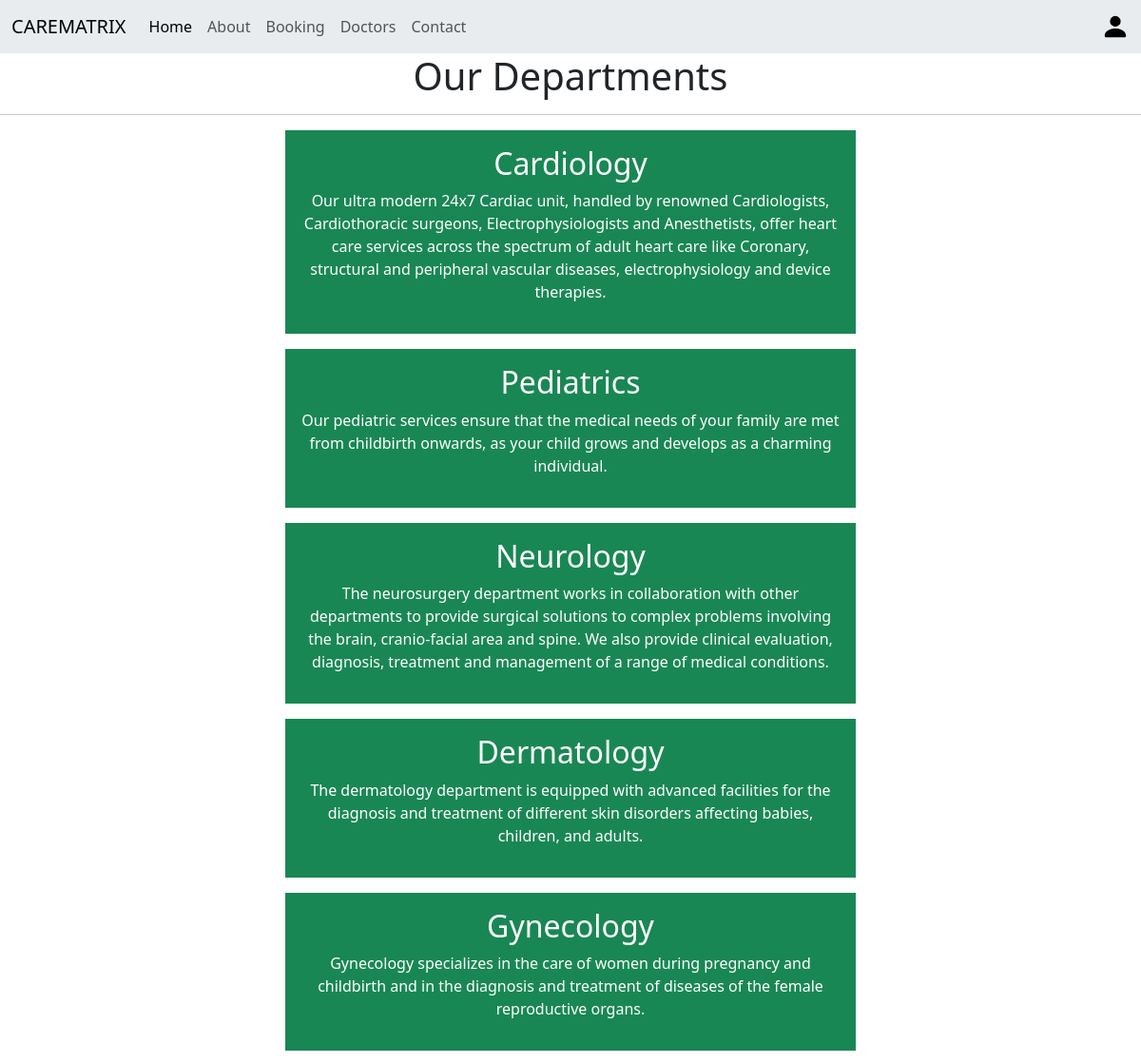
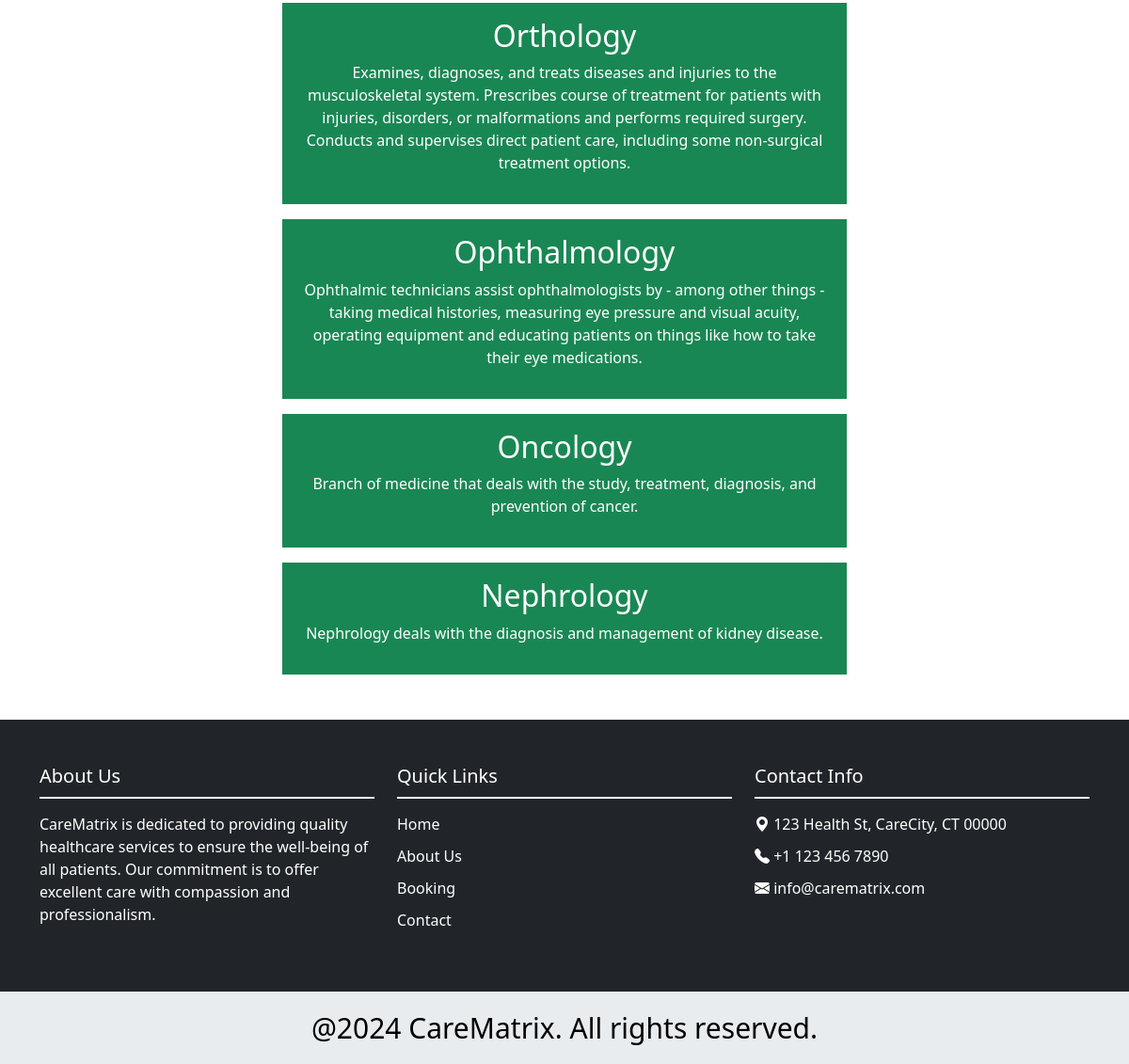
Screenshot of /departments/ with the database file from the repository (2 pictures, top to bottom).
### app/models.py (models this page shows, shortened)
class Departments(models.Model):
    dep_name=models.CharField(max_length=100)
    dep_description=models.TextField()

### app/views.py (the view)
# urls.py: path('departments/', views.departments, name='departments'),
def departments(request):
    dept = Departments.objects.all()
    return render(request, 'users/department.html', {'department': dept})

### template/users/department.html (shortened to what this page needs)
{% extends 'users/base.html' %}
{% block content %}
<h1  class="text-center">Our Departments</h1>
<hr>
{% for d in department %}
<div class="mx-auto w-50 bg-success text-center text-white p-3 my-3 ">
    <h2>{{d.dep_name}}</h2>
    <p>{{d.dep_description}}</p>
</div>
{% endfor %}
{% endblock %}

### rows the page displays
Departments: dep_name "Cardiology", dep_description "Our ultra modern 24x7 Cardiac unit, handled by renowned Cardiologists, Cardiothoracic surgeons, Electrophysiologists and Anesthetists, offer heart care services across the spectrum of adult heart care like Coronary, structural and peripheral vascular diseases, electrophysiology and device therapies."
Departments: dep_name "Pediatrics", dep_description "Our pediatric services ensure that the medical needs of your family are met from childbirth onwards, as your child grows and develops as a charming individual."
Departments: dep_name "Neurology", dep_description "The neurosurgery department works in collaboration with other departments to provide surgical solutions to complex problems involving the brain, cranio-facial area and spine. We also provide clinical evaluation, diagnosis, treatment and management of a range of medical conditions."
Departments: dep_name "Dermatology", dep_description "The dermatology department is equipped with advanced facilities for the diagnosis and treatment of different skin disorders affecting babies, children, and adults."
Departments: dep_name "Gynecology", dep_description "Gynecology specializes in the care of women during pregnancy and childbirth and in the diagnosis and treatment of diseases of the female reproductive organs."
Departments: dep_name "Orthology", dep_description "Examines, diagnoses, and treats diseases and injuries to the musculoskeletal system. Prescribes course of treatment for patients with injuries, disorders, or malformations and performs required surgery. Conducts and supervises direct patient care, including some non-surgical treatment options."
Departments: dep_name "Ophthalmology", dep_description "Ophthalmic technicians assist ophthalmologists by - among other things - taking medical histories, measuring eye pressure and visual acuity, operating equipment and educating patients on things like how to take their eye medications."
Departments: dep_name "Oncology", dep_description "Branch of medicine that deals with the study, treatment, diagnosis, and prevention of cancer."
Departments: dep_name "Nephrology", dep_description "Nephrology deals with the diagnosis and management of kidney disease."
